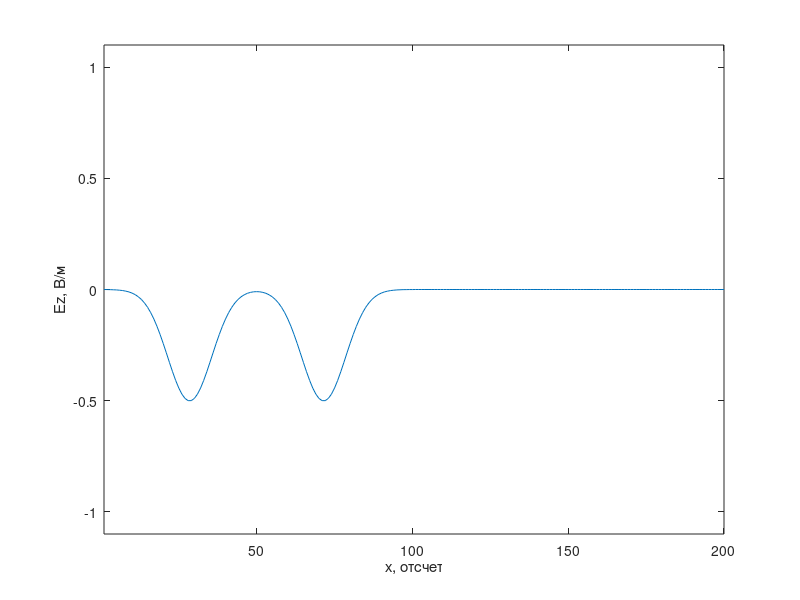
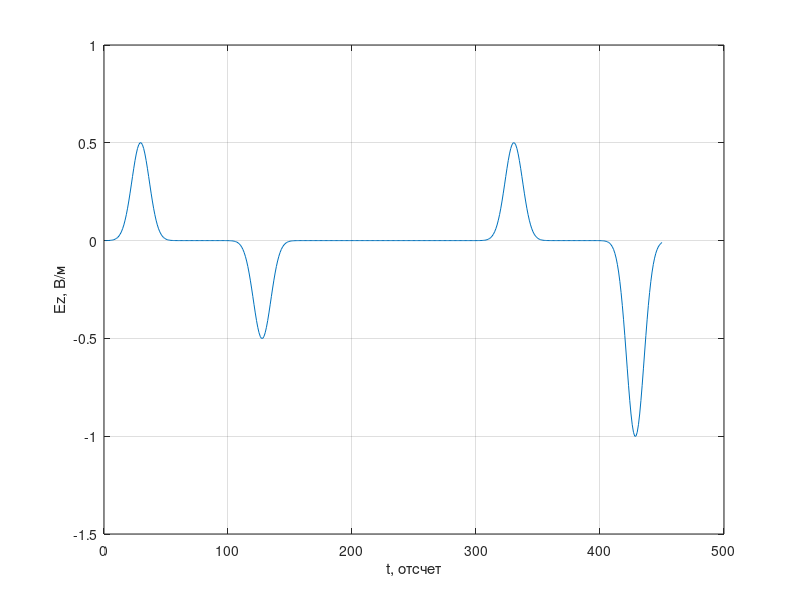

These charts were generated, in order, by the following MATLAB code:
%% Одномерный FDTD. Версия 1.1
% Аддитивный источник
clear

% Волновое сопротивление свободного пространства
W0 = 120 * pi;

% Время расчета в отсчетах
maxTime = 450;

% Размер области моделирования в отсчетах
maxSize = 200;

% Положение датчика, регистрирующего поля
probePos = 50;

Ez = zeros (1, maxSize);
Hy = zeros (size (Ez));

% Поле, зарегистрированное в датчике в зависимости от времени
probeTimeEz = zeros (1, maxTime);

figure

for t = 1: maxTime
    % Расчет компоненты поля H
    for m = 1: maxSize - 1
        % До этой строки Hy(n) хранит значение компоненты Hy
        % за предыдущий момент времени
        Hy(m) = Hy(m) + (Ez(m + 1) - Ez(m)) / W0;
    end
    
    % Расчет компоненты поля E
    for m = 2: maxSize
        % До этой строки Ez(n) хранит значение компоненты EzS
        % за предыдущий момент времени
        Ez(m) = Ez(m) + (Hy(m) - Hy(m - 1)) * W0;
    end

    % Источник возбуждения
    Ez(50) = Ez(50) + exp (-(t - 30.0) ^ 2 / 100.0);
    
    % Регистрация поля в точке
    probeTimeEz(t) = Ez(probePos);
    
    plot (Ez);
    xlim ([1, maxSize]);
    ylim ([-1.1, 1.1]);
    xlabel ('x, отсчет')
    ylabel ('Ez, В/м')
    pause (0.01)
end

figure
plot (probeTimeEz)
xlabel ('t, отсчет')
ylabel ('Ez, В/м')
grid on
